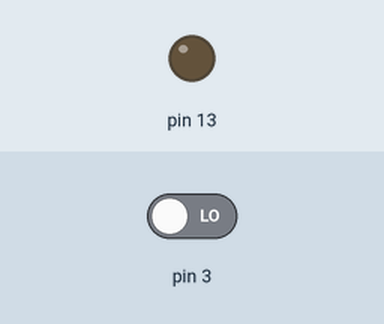
This sketch was run on a simulated Arduino Uno, built with avr-gcc and run on an emulated ATmega328P. Shown: output pins drawn as LEDs (lit = HIGH). The inputs (shaded band) are chosen by the test bench; at power-on: pin 3 LOW.

Above: at 1.2 s.
1.3 s: pin 3 driven HIGH
At 2.0 s:
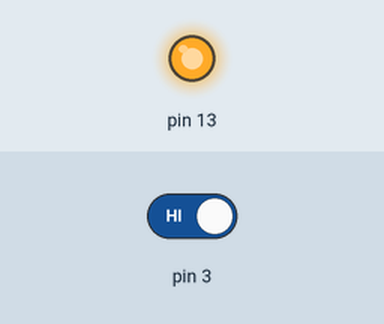
2.8 s: pin 3 driven LOW
At 3.3 s:
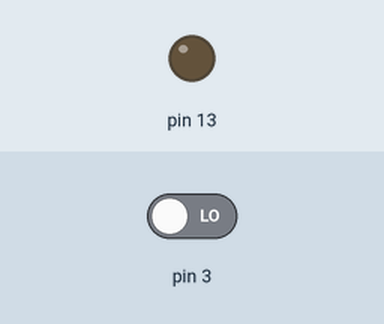
Timing chart, 0 to 5.8 s (numbered marks = the images above; inputs shaded):
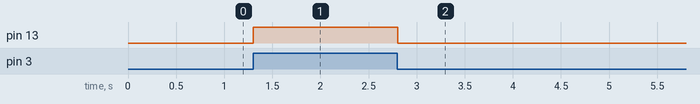

Measured:
- after the input at 1.3 s, pin 13: LOW → HIGH at once
- after the input at 2.8 s, pin 13: HIGH → LOW at once

The sketch:

copy_of_pir_sensor_and_buzzer_circuit_with_arduino1__1_.ino
```cpp
void setup()
{
  pinMode(3, INPUT);
  pinMode(13, OUTPUT);
}

void loop()
{
  if (digitalRead(3) == HIGH) {
    digitalWrite(13, HIGH);
  } else {
    digitalWrite(13, LOW);
  }
  delay(10); // Delay a little bit to improve simulation performance
}
```
